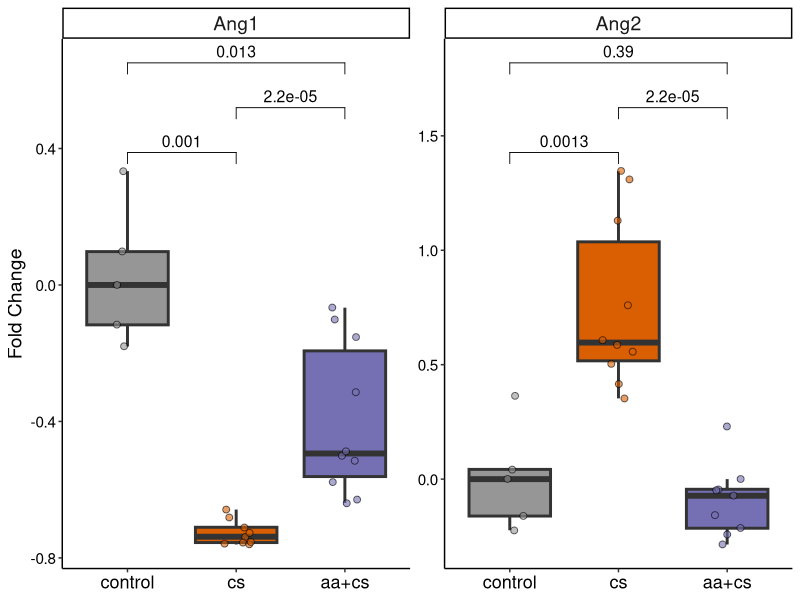
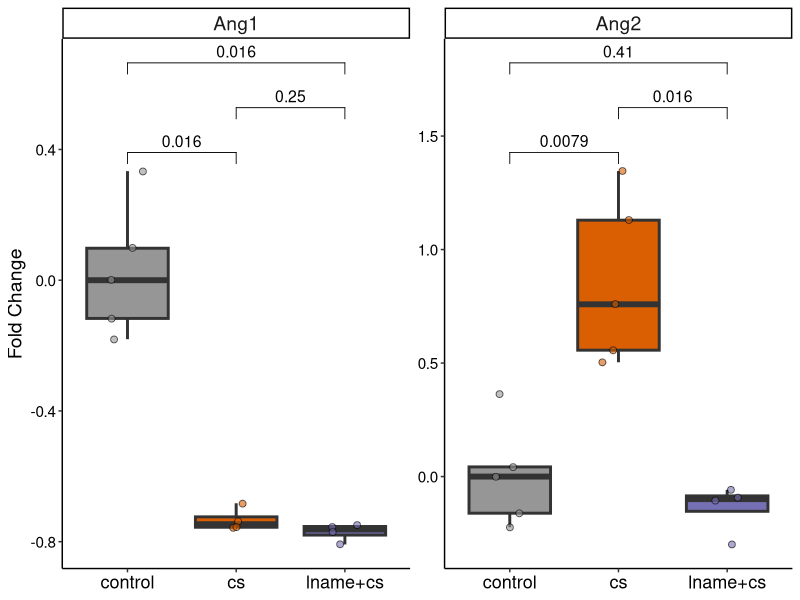
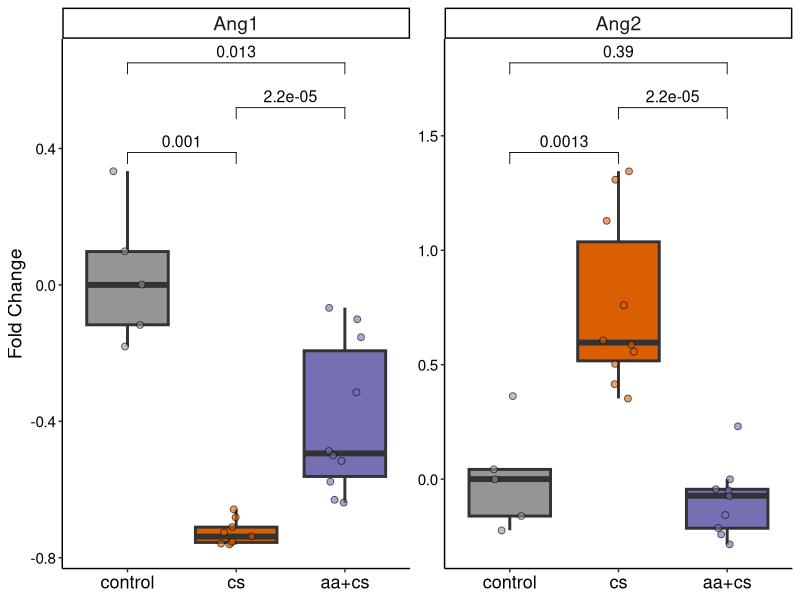
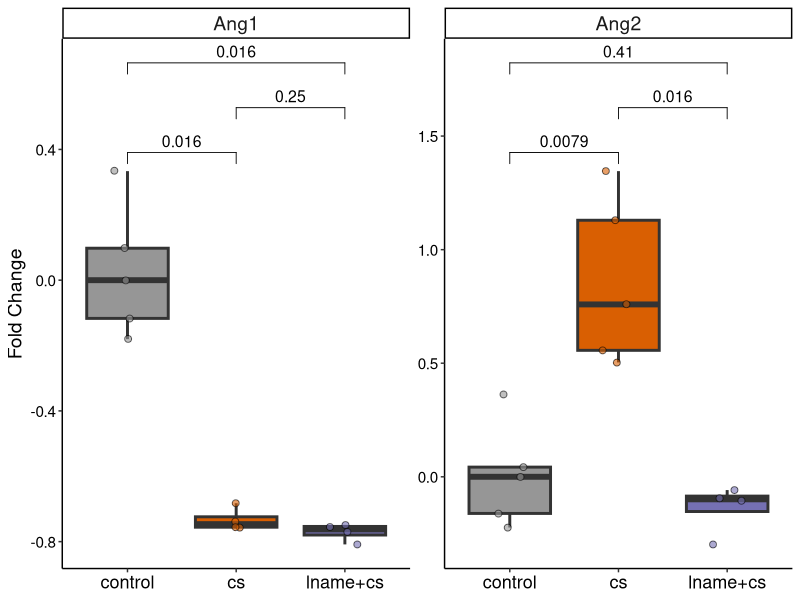

Generate these figures, in order, with R:
######################
# Vascular resilience
# Ang1 and Ang2: master ELISA analysis
#####################

# In this script, we will generate all ELISA boxplots generated for the manuscripts for mouse data, Angiopoetin 1 and Angiopoetin 2.


# Setup -------------------------------------------------------------------
setwd(dirname(rstudioapi::getActiveDocumentContext()$path))

# load data
elisa.master <- read.csv("../../Rdata/Mouse/ms_mouse_elisa_masterfile.csv")

# load packages
library(plyr)
library(tidyverse)
library(ggpubr)
library(RColorBrewer)

# set output
output.dir <- "../../Figures/mouse/boxplots/"

# Set plotting aesthetics -------------------------------------------------

box.theme <- theme(panel.grid = element_blank(),
                   axis.text = element_text(size = 11, colour = "black"),
                   strip.text = element_text(size = 14),
                   axis.title = element_text(size = 14),
                   axis.title.x = element_blank(),
                   legend.position = "none",
                   axis.text.x = element_text(size = 13),
                   plot.title = element_text(size = 14, hjust = 0.5))


# colours
cols <- brewer.pal(n = 4, "Dark2")[2:4]
cols <- c("#969696", cols)

# ARA vs CS vs Control ----------------------------------------------------

# for this analysis, we gather the aa, cs, and control groups.  Both the 2 and 4 hour post challenge groups are used.

aa <- filter(elisa.master, treatment %in% c("aa", "cs", "control"))

# set variable names

aa$treatment <- gsub("aa", "aa+cs", aa$treatment)

# set statistical comparisons
aa_comparisons <-  list(c("control", "cs"),
                        c("cs", "aa+cs"),
                        c("control", "aa+cs"))

# create fold change from controls
aa <- ddply(aa,
            .(analyte),
            transform,
            fold_change = concentration_ng.mL/median(concentration_ng.mL[treatment == "control"]) - 1)


# set factor levels
aa$treatment <- factor(aa$treatment, levels = c("control",
                                                "cs",
                                                "aa+cs"))


# plot fold change
ggplot(aa, aes(treatment, fold_change, fill = treatment)) +
  geom_boxplot(outlier.shape = NA, size = 1) +
  geom_point(position = position_jitter(0.15), shape = 21, size = 2, alpha = 0.6) +
  stat_compare_means(method = "wilcox.test", label = "p.format", comparisons = aa_comparisons, size = 4) +
  facet_wrap(~analyte, scales = "free") +
  scale_fill_manual(values = cols) +
  #ggtitle("AA Serum Ang1 and Ang2") +
  theme_classic() + 
  box.theme +
  ylab("Fold Change") +
  scale_color_manual(values = cols)

ggsave(paste0(output.dir, "mouse_elisa_aa_cs_control_a1a2_FC.pdf"),
       device = "pdf",
       dpi = 300,
       width = 4.5, height = 3.5)

# LNAME vs. CS vs. Control -------------------------------------------------------
# for this analysis, we gather the lname, cs, and control groups.  Only the 2 hour post challenge groups are used.

ln <- filter(elisa.master, treatment %in% c("lname", "cs", "control") | is.na(hpc),
         is.na(hpc) | hpc == 2)

table(ln$treatment)

# set variable names
ln$treatment <- gsub("lname", "lname+cs", ln$treatment)

# create fold change from controls
ln <- ddply(ln,
            .(analyte),
            transform,
            fold_change = concentration_ng.mL/median(concentration_ng.mL[treatment == "control"]) - 1)

# set comparions
ln_comparisons <-  list(c("control", "cs"),
                        c("cs", "lname+cs"),
                        c("control", "lname+cs"))

# set factor levels
ln$treatment <- factor(ln$treatment, levels = c("control", "cs", "lname+cs"))

# plot fold change
ggplot(ln, aes(treatment, fold_change, fill = treatment)) +
  geom_boxplot(outlier.shape = NA, size = 1) +
  geom_point(position = position_jitter(0.15), shape = 21, size = 2, alpha = 0.6) +
  stat_compare_means(method = "wilcox.test", label = "p.format", comparisons = ln_comparisons, size = 4) +
  facet_wrap(~analyte, scales = "free") +
  scale_fill_manual(values = cols) +
  #ggtitle("LNAME Serum Ang1 and Ang2") +
  theme_classic() + 
  box.theme +
  ylab("Fold Change")

# save plot
ggsave(paste0(output.dir, "mouse_elisa_lname_cs_control_a1a2_FC.pdf"),
       device = "pdf",
       dpi = 300,
       width = 4.5, height = 3.5)

# END ####
